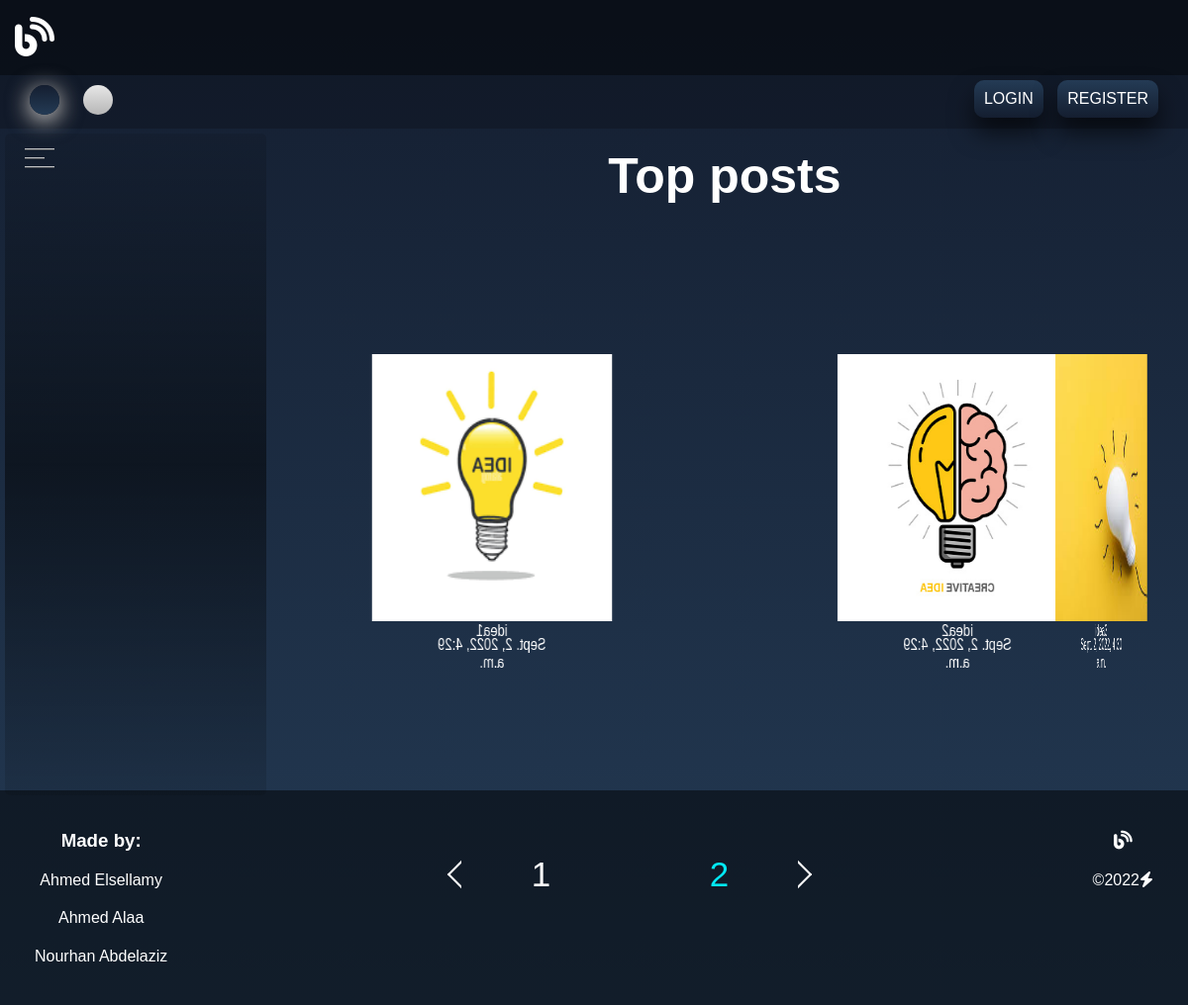
Screenshot of /?page=2 with the database file from the repository.
### categories/models.py (models this page shows, shortened)
class Post(models.Model):
    post_title = models.CharField(
        max_length=20, null=False, verbose_name='title')
    post_image = models.ImageField(
        upload_to='categories/post/images/', null=True, verbose_name='image')
    post_content = models.TextField(null=True)
    post_category_id = models.ForeignKey(
        Category, on_delete=models.CASCADE, null=True, verbose_name='category')
    tags = TaggableManager()
    post_user_id = models.ForeignKey(
        User, on_delete=models.CASCADE, null=True, verbose_name='user')
    post_created_at = models.DateTimeField(auto_now_add=True, null=True)
    post_updated_at = models.DateTimeField(auto_now=True, null=True)
    likes = models.ManyToManyField(User, related_name='likes', blank=True)
    dislikes = models.ManyToManyField(
        User, related_name='dislikes', blank=True)
    def get_image_url(self):
        return f"/media/{self.post_image}"
    def get_post_details_url(self):
        return reverse("post-details", args=[self.id])
    @classmethod
    def get_posts_sorted(cls):
        return cls.objects.all().order_by("post_created_at")[::-1]

### categories/views.py (the view)
# urls.py: path('', home, name='home'),
def home(request):
    object_list = Post.get_posts_sorted()
    paginator = Paginator(object_list, 5)  # Show 25 contacts per page.
    page_number = request.GET.get('page')
    page_obj = paginator.get_page(page_number)
    return render(request, 'main/index.html', {
        'categories': Category.get_all_categories(),
        'page_obj': page_obj,
    })

### categories/models.py (called while the page is built)
    @classmethod
    def get_all_categories(cls):
        return Category.objects.all()

    def totalsubscribs(self):
        return self.subscribe.count()

### templates/main/index.html (shortened to what this page needs)
{% extends 'global/base.html' %}
{% load static %}
{% block styles %}
<link rel="stylesheet" href="{% static 'accounts/styles/user_menu.css' %}">
<link rel="stylesheet" href="{% static 'main/styles/landing.css' %}">
{% endblock %}
{% block linkes %}
{% if user.is_authenticated %}
    <div class="links">
        <div class="icons">
            {{user.username}}
        </div>
        <ul>
            {% if user.is_staff  %}
            <li><a href="{% url 'admin_panel' user.id %}">Manage blog</a></li>
            {% endif %}
            <li><a href="{%url 'change_password'%}">ِChange password</a></li>
            <li><a href="{% url 'logout' %}">Logout</a></li>
        </ul>
    </div>
{% else %}
    <div class="links">
        <a href="{% url 'login' %}">LOGIN</a>
        <a href="{% url 'register' %}">REGISTER</a>
    </div>
{% endif %}
{% endblock %}
{% block main %}
<main>
    <aside>
        <div class="content-side">
            <div class="icon">
                <span></span>
                <span></span>
                <span></span>
            </div>
        </div>
    </aside>
    <section class="main">
        <h3>Top posts</h3>
        <div class="body-main">
            <div class="box">
            {% for object in page_obj %}
                <span style="--i:{{forloop.counter}}">
                    <a href="{{object.get_post_details_url}}">
                        <picture>
                            <img src="{{object.get_image_url}}" />
                            <p>{{object.post_title}}</p>
                            <p class="date">{{object.post_created_at}}</p>
                        </picture>
                    </a>
                </span>
            {% endfor %}
            </div>
        </div>
    </section>
</main>
{% endblock %}
{% block foot %}
<div class="pagination">
    <div class="icon left" {% if page_obj.has_previous %}active{% endif %}>
        <a href="{% if page_obj.has_previous %}?page={{ page_obj.previous_page_number }}{% endif %}">
            <span></span>
        </a>
    </div>
    <div class="pages">
    {% for i in page_obj.paginator %}
        <div class="box {% if page_obj.number == forloop.counter %} current {% endif %}">
            <a href="?page={{ forloop.counter }}">
            {{ forloop.counter }}
            </a>
        </div>
    {% endfor %}
    </div>
    <div class="icon right" {% if page_obj.has_next %}active{% endif %}>
        <a href="{% if page_obj.has_next %}?page={{ page_obj.next_page_number }}{% endif %}">
            <span></span>
        </a>
    </div>
</div>
{% endblock %}

### static/global/styles/main.css (style rules this page uses)
:root { --main-color: #03e9f4; --back-color-1: #141e30; --back-color-2: #243b55; --text-color: #fff; --box-color: rgba(0, 0, 0, 0.5); }
* { box-sizing: border-box; margin: 0; padding: 0; }
body { font-family: sans-serif; background: linear-gradient(var(--back-color-1), var(--back-color-2)); }
main { position: relative; }
footer .content :not(:last-child) { margin-bottom: 20px; }

### static/accounts/styles/user_menu.css (style rules this page uses)
nav .links { position: absolute; top: 0; right: 25px; display: inline-block; }
nav .links > a { text-decoration: none; text-transform: capitalize; display: inline-block; border-radius: 10px; -webkit-border-radius: 10px; -moz-border-radius: 10px; -ms-border-radius: 10px; -o-border-radius: 10px; background: linear-gradient(var(--back-color-2), var(--back-color-1)); color: var(--text-color); margin: 5px; padding: 10px; box-shadow: 0 15px 25px rgba(0, 0, 0, 0.6); }

### static/main/styles/landing.css (style rules this page uses)
main { display: flex; height: calc(100vh - 76px - 55px); color: var(--text-color) }
main aside { left: 5px; top: 5px; background: linear-gradient(rgba(0, 0, 0, 0.1),var(--box-color),rgba(0, 0, 0, 0.1)); padding: 5px; width: 350px; border-radius: 5px; -webkit-border-radius: 5px; -moz-border-radius: 5px; -ms-border-radius: 5px; -o-border-radius: 5px; position: relative; }
main aside .content-side { width: 100%; position: absolute; }
main aside .icon { display: flex; flex-direction: column; height: 20px; justify-content: space-between; margin-top: 10px; margin-left: 15px; margin-bottom: 10px; }
main aside .icon span { height: 2px; width: 30px; display: inline-block; background: linear-gradient(var(--text-color), var(--box-color)); }
main aside .icon span:nth-child(2) { width: 20px; }
main .main { width: 100%; height: 100%; text-align: center; margin: 20px; }
main .main h3 { font-size: 50px; }
main .main .body-main { display: flex; justify-content: center; align-items: center; min-height: calc(100vh - 200px); }
main .main .body-main .box { position: relative; width: 300px; height: 300px; transform-style: preserve-3d; animation: animate 11s linear infinite; -webkit-animation: animate 11s linear infinite; }
main .main .body-main .box span { position: absolute; top: 0; left: 0; width: 100%; height: 100%; transform-origin: center; transform-style: preserve-3d; transform: rotateY(calc(var(--i) * 72deg)) translateZ(400px); -webkit-transform: rotateY(calc(var(--i) * 72deg)) translateZ(400px); -moz-transform: rotateY(calc(var(--i) * 72deg)) translateZ(400px); -ms-transform: rotateY(calc(var(--i) * 72deg)) translateZ(400px); -o-transform: rotateY(calc(var(--i) * 72deg)) translateZ(400px); }
main .main .body-main .box span picture { position: relative; }
main .main .body-main .box span img { position: relative; top: 0; left: 0; width: 100%; height: 90%; object-fit: cover; }
main .main .body-main .box span p { position: absolute; top: 90%; left: 50%; transform: translateX(-50%); -webkit-transform: translateX(-50%); -moz-transform: translateX(-50%); -ms-transform: translateX(-50%); -o-transform: translateX(-50%); color: var(--text-color); }
main .main .body-main .box span p.date { top: 170%; left: 50%; position: absolute; }
.pagination { position: relative; width: 30vw; }
.pagination .icon { position: absolute; top: calc(50% - 11px); width: fit-content; }
.pagination .icon.left { left: 0; }
.pagination .icon.right { right: 0; }
.pagination .icon span { display: inline-block; width: 20px; height: 20px; border: 2px solid; transform: rotate(45deg); -webkit-transform: rotate(45deg); -moz-transform: rotate(45deg); -ms-transform: rotate(45deg); -o-transform: rotate(45deg); }
.pagination .icon.left span { border-color: transparent transparent var(--text-color) var(--text-color); cursor: pointer; }
.pagination .icon.right span { border-color: var(--text-color) var(--text-color) transparent transparent; cursor: pointer; }
.pagination .pages { margin: 20px auto; display: flex; justify-content: space-around; align-items: center; }
.pagination .pages .box { font-size: 35px; margin: 0; padding: 5px; }
.pagination .pages .box a { text-decoration: none; color: var(--text-color); }
.pagination .pages .box.current a { color: var(--main-color); pointer-events: none; }
.pagination .icon:not([active]) a { pointer-events: none; }

### rows the page displays
Post: get_image_url (picture), post_title "idea3", post_created_at "Sept. 2, 2022, 4:30 a.m."
Post: get_image_url (picture), post_title "idea2", post_created_at "Sept. 2, 2022, 4:29 a.m."
Post: get_image_url (picture), post_title "idea1", post_created_at "Sept. 2, 2022, 4:29 a.m."
